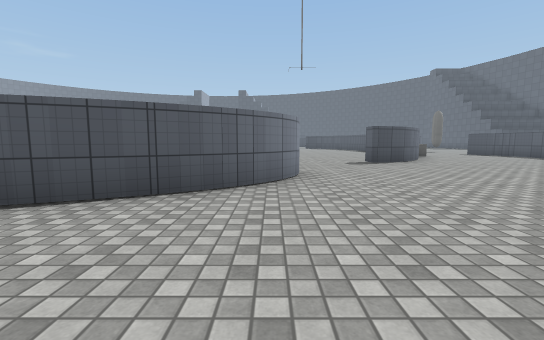
view 1 (above)

22 first-person views from a walk through a 3-D level made in the Unity game engine. The camera is 1.2 m above the floor, tilts 6° down and sees 90° across. The floor is counted in squares, 2 m on a side. Each view is taken from the middle of a square. On the plan, view 1 faces up. The plan holds only what a view shows up to about 9 squares ahead; the rest is blank. The place goes on beyond the plan. Surface patterns are stand-ins for the level's own textures.

view 2
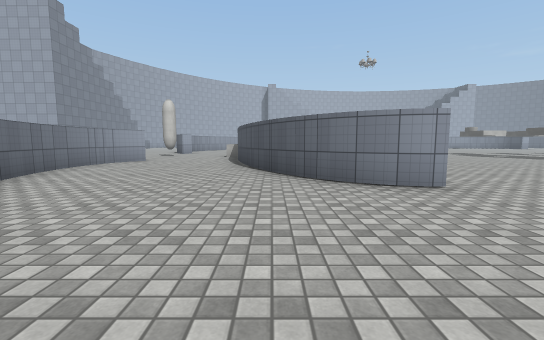

view 3
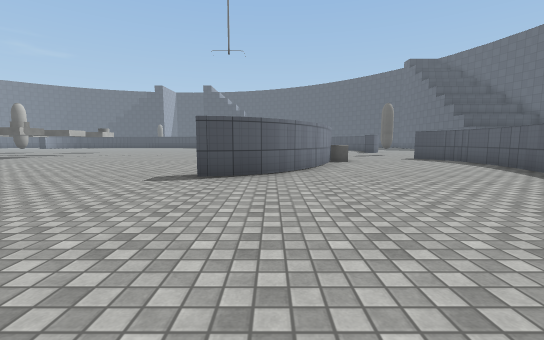

view 4
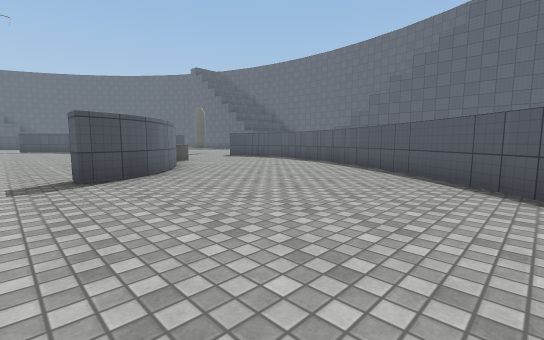

view 5
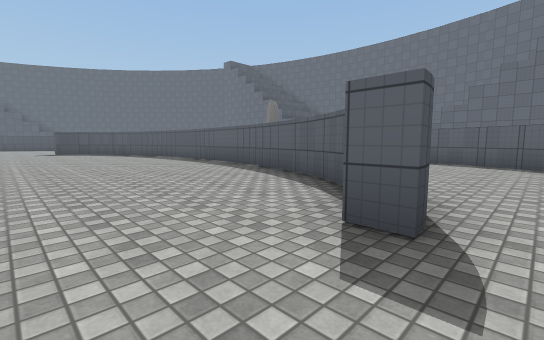

view 6
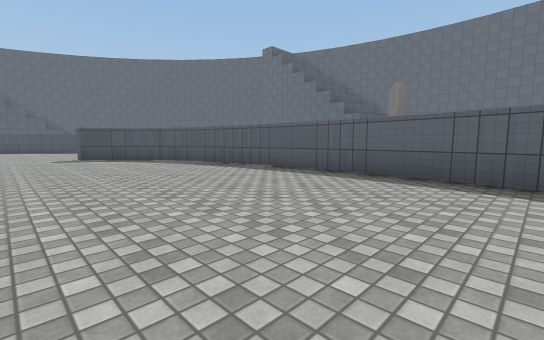

view 7
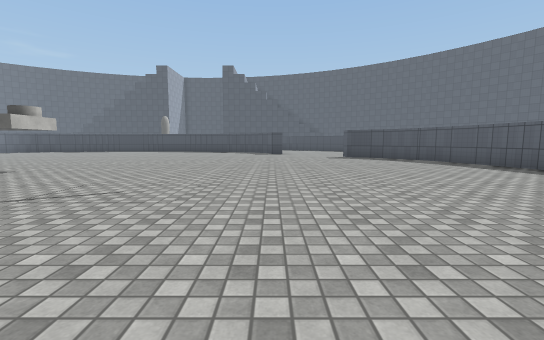

view 8
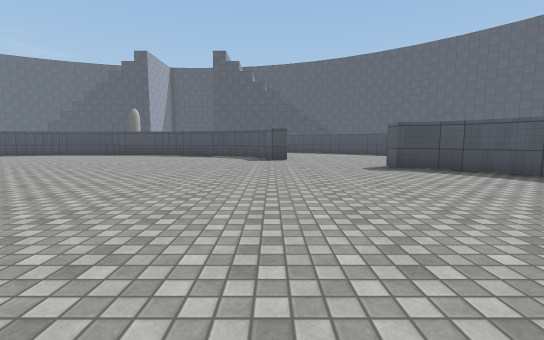

view 9
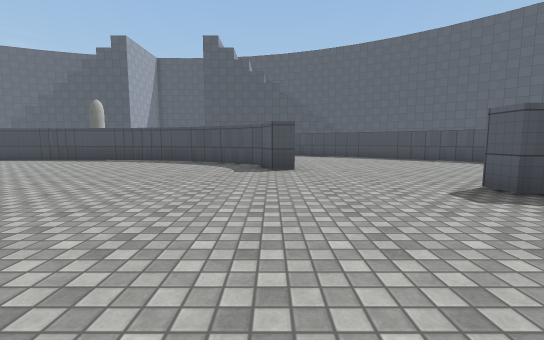

view 10
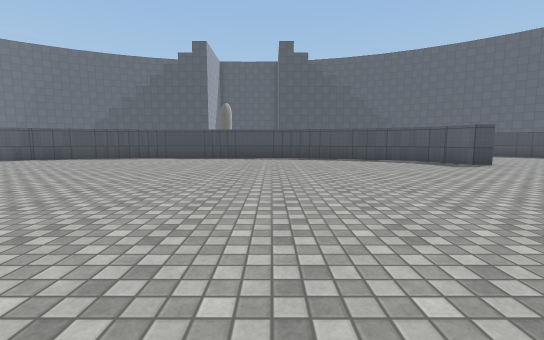

view 11
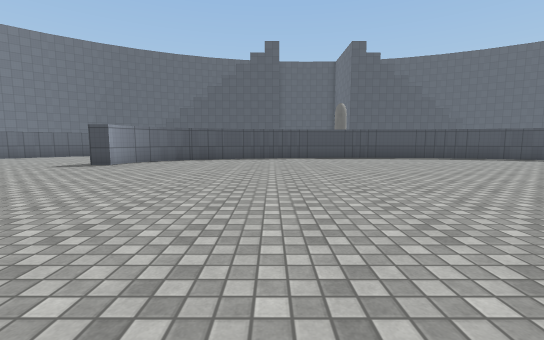

view 12
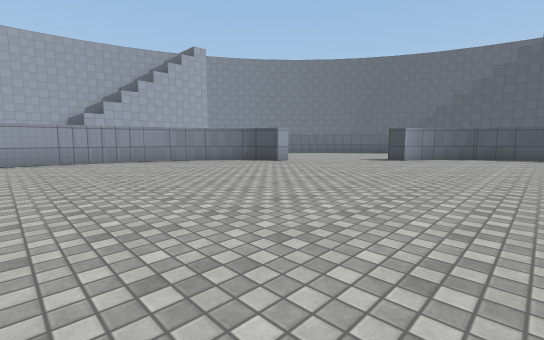

view 13
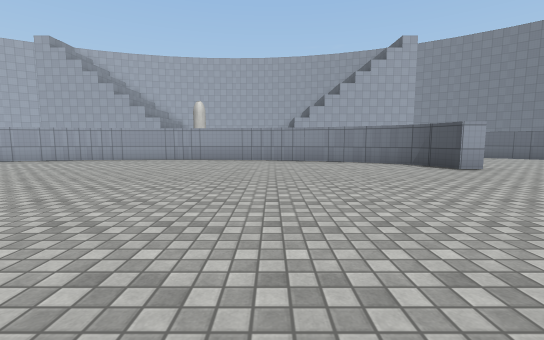

view 14
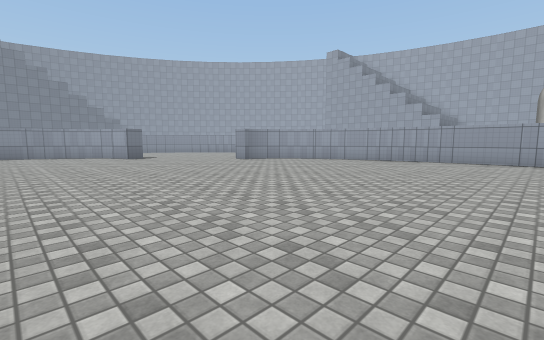

view 15
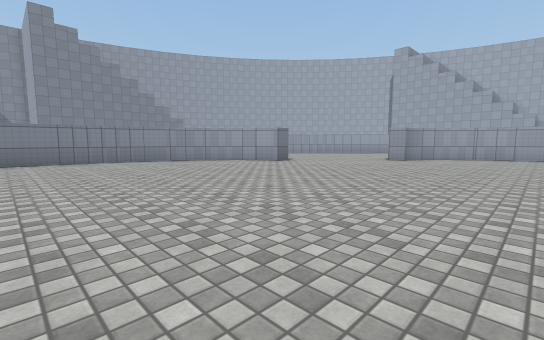

view 16
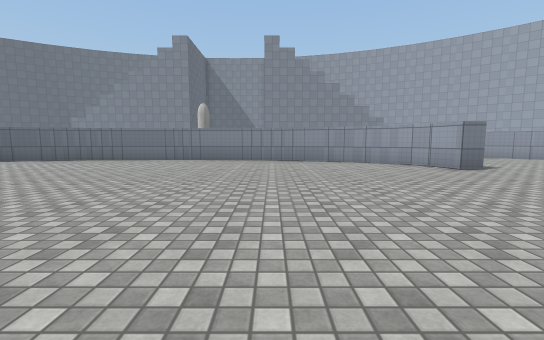

view 17
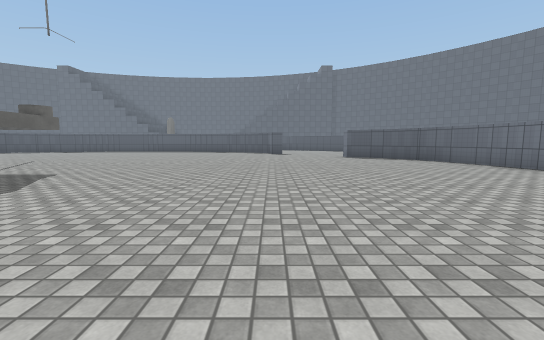

view 18
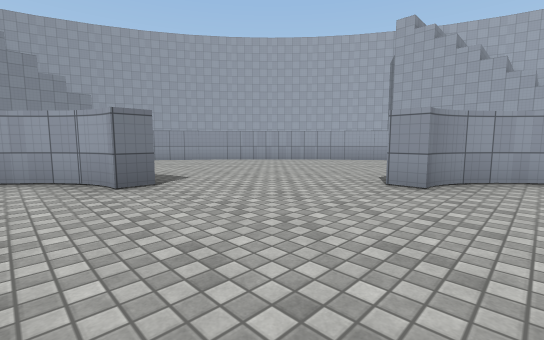

view 19
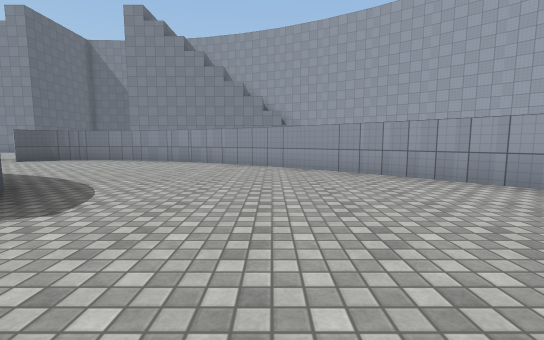

view 20
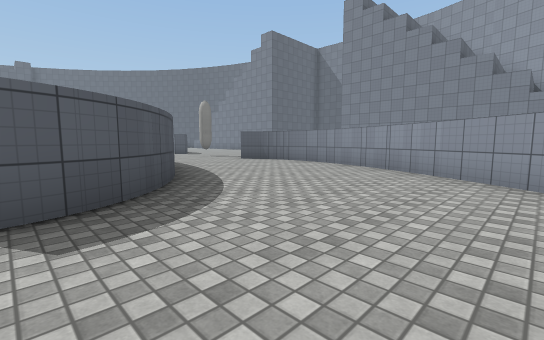

view 21
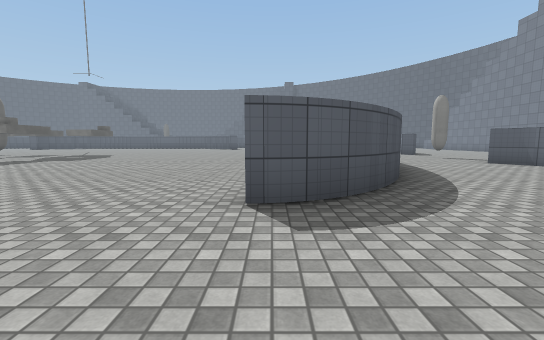

view 22
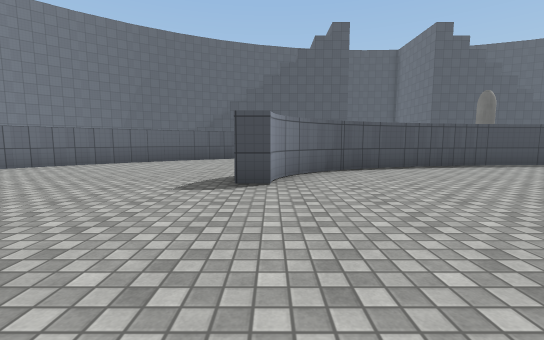

### Floor plan
Key: @ floor where view 1 was taken; # wall or solid block; . floor; B block; O other object.
Columns run from 20 left of view 1 to 10 right of it. Each row starts with its distance up from view 1.
 30   ###
 29  ##...
 28 ##....   ########    ... #
 27 #.....####......#### .....#
 26 ......#............##.....
 25 ......#.............#.....
 24  ........................
 23   ......................
 22   ##...................##
 21  ##.....................##
 20  #.......................#
 19  ........................#
 18 #..........   ...........##
 17 #.........     O..........#
 16 #.........      ..........#
 15 #.........       .........#
 14 #.........      ..........#
 13 #......... O   O..........#
 12 #............ ............B..##
 11  ........................#B...#
 10  #.......................#....#
  9  #......................##....#
  8  ###...................##....#
  7  ........................... #
  6 ............................#
  5 ......#.............#......##
  4 ......##...........##.....##
  3 #......##........###..... #
  2  #......##########......
  1  ##..........  ........
  0   ###........  .....@
 -1     ###...#..  #....#
 -2       #####    #####

Positions as (right, up) in squares from view 1, and headings:
1: (0, 0), facing up
2: (4, 3), facing left
3: (4, 3), facing up
4: (2, 3), facing up-right
5: (1, 7), facing up-right
6: (1, 12), facing up-right
7: (0, 12), facing up
8: (0, 16), facing up
9: (0, 19), facing up
10: (-5, 18), facing up
11: (-10, 18), facing up
12: (-11, 16), facing up-left
13: (-11, 18), facing left
14: (-11, 15), facing down-left
15: (-8, 11), facing down-left
16: (-10, 11), facing down
17: (-10, 8), facing right
18: (-13, 9), facing down-left
19: (-17, 7), facing down
20: (-17, 5), facing down-right
21: (-17, 5), facing right
22: (-14, 21), facing up
